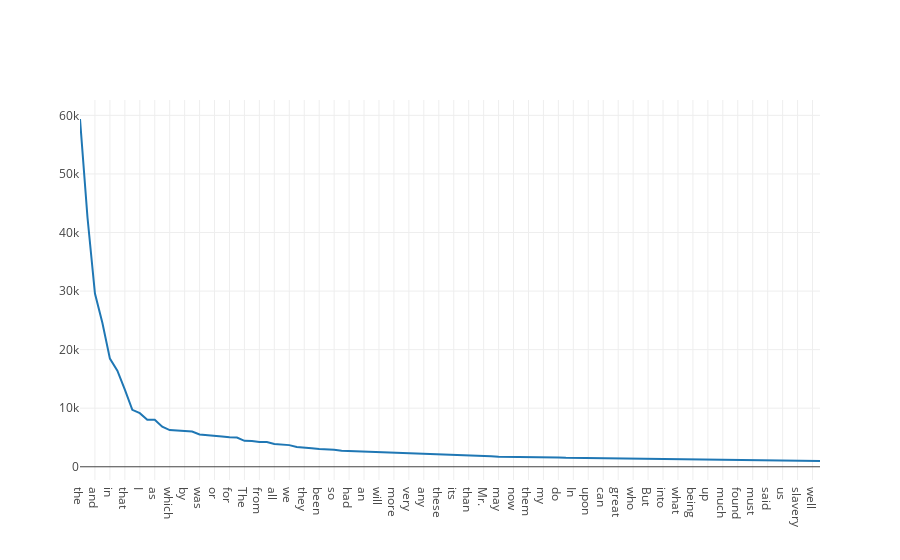

Notebook code for this chart:
### Code cell
iplot([{"x" : list(zip(*sorted_tokens))[0], "y": list(zip(*sorted_tokens))[1]}])

### Figure 1 — Plotly figure (JSON) as saved in the notebook; plotly's stock layout.template omitted (floating-point values rounded to 4 significant figures)
{"data": [{"type": "scatter", "uid": "ca13ec3a-b448-11e8-b2fc-8cec4b02ab43", "x": ["the", "of", "and", "to", "in", "a", "that", "is", "I", "it", "as", "be", "which", "have", "by", "are", "was", "with", "or", "not", "for", "on", "The", "this", "from", "he", "all", "at", "we", "but", "they", "his", "been", "you", "so", "one", "had", "their", "an", "has", "will", "would", "more", "no", "very", "were", "any", "species", "these", "there", "its", "some", "than", "other", "Mr.", "if", "may", "only", "now", "It", "them", "our", "my", "such", "do", "when", "In", "me", "upon", "two", "can", "while", "great", "about", "who", "He", "But", "most", "into", "those", "what", "same", "being", "many", "up", "him", "much", "time", "found", "out", "must", "shall", "said", "then", "us", "made", "slavery", "should", "well", "birds"], "y": [59378, 42596, 29572, 24543, 18465, 16408, 13183, 9715, 9156, 8028, 8012, 6838, 6260, 6222, 6059, 6021, 5517, 5441, 5375, 5177, 5023, 4983, 4423, 4411, 4227, 4213, 3892, 3848, 3698, 3376, 3207, 3150, 3018, 3000, 2886, 2740, 2694, 2694, 2604, 2550, 2516, 2480, 2423, 2388, 2323, 2263, 2241, 2220, 2196, 2132, 2060, 2051, 1996, 1987, 1821, 1799, 1712, 1706, 1706, 1696, 1682, 1660, 1644, 1644, 1580, 1522, 1505, 1503, 1451, 1449, 1447, 1439, 1429, 1408, 1348, 1307, 1283, 1280, 1249, 1237, 1235, 1224, 1174, 1166, 1165, 1142, 1126, 1125, 1118, 1101, 1097, 1086, 1082, 1064, 1058, 1026, 1009, 1006, 997, 986]}], "layout": {}}
